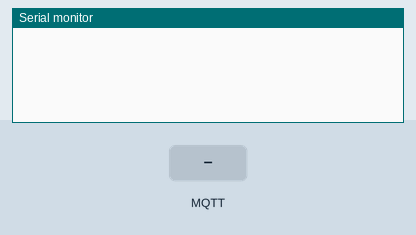
Recording of a sketch running on a simulated Arduino Uno, built with avr-gcc and run on an emulated ATmega328P. On the bench: the last lines printed to the serial monitor. Inputs (shaded band) come from the test bench. No MQTT or app messages arrive unless stated.

Above: at 2.3 s.
2.4 s: MQTT message "1" arrives on the first subscribed topic
At 3.5 s:
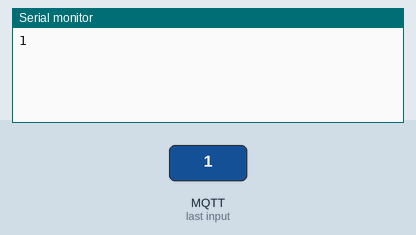
3.9 s: MQTT message "on" arrives on the first subscribed topic
At 4.7 s:
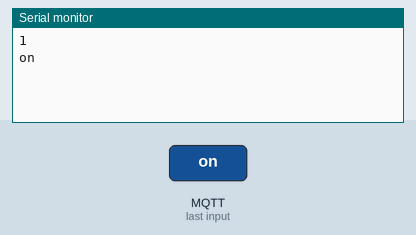
5.4 s: MQTT message "off" arrives on the first subscribed topic
At 5.8 s:
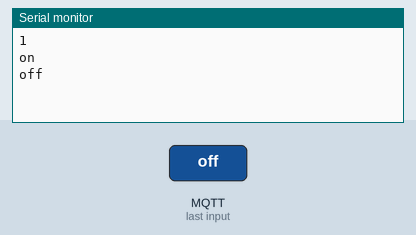
6.9 s: MQTT message "1" arrives on the second subscribed topic
At 8.1 s:
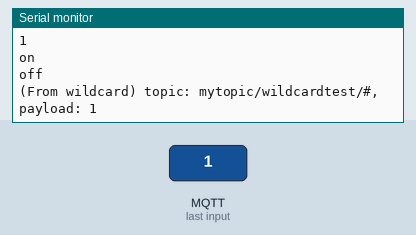
8.4 s: MQTT message "on" arrives on the second subscribed topic
At 9.3 s:
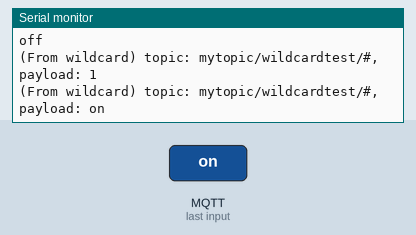
9.9 s: MQTT message "off" arrives on the second subscribed topic
At 10.4 s:
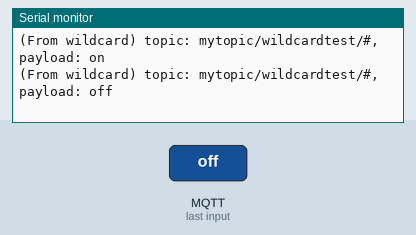

The sketch:

product_manager_connected.ino
```cpp
/*
  SimpleMQTTClient.ino
  The purpose of this exemple is to illustrate a simple handling of MQTT and Wifi connection.
  Once it connects successfully to a Wifi network and a MQTT broker, it subscribe to a topic and send a message to it.
  It will also send a message delayed 5 seconds later.
*/

#include "EspMQTTClient.h"

EspMQTTClient client(
  "HOME",
  "ButGoogle1",
  "192.168.1.111",  // MQTT Broker server ip
  "TestClient",     // Client name that uniquely identify your device
  1883              // The MQTT port, default to 1883. this line can be omitted
);

void setup()
{
  Serial.begin(115200);

  // Optional functionalities of EspMQTTClient
  client.enableDebuggingMessages(); // Enable debugging messages sent to serial output
  client.enableHTTPWebUpdater(); // Enable the web updater. User and password default to values of MQTTUsername and MQTTPassword. These can be overridded with enableHTTPWebUpdater("user", "password").
  client.enableOTA(); // Enable OTA (Over The Air) updates. Password defaults to MQTTPassword. Port is the default OTA port. Can be overridden with enableOTA("password", port).
  client.enableLastWillMessage("TestClient/lastwill", "I am going offline");  // You can activate the retain flag by setting the third parameter to true
}

// This function is called once everything is connected (Wifi and MQTT)
// WARNING : YOU MUST IMPLEMENT IT IF YOU USE EspMQTTClient
void onConnectionEstablished()
{
  // Subscribe to "mytopic/test" and display received message to Serial
  client.subscribe("mytopic/test", [](const String & payload) {
    Serial.println(payload);
  });

  // Subscribe to "mytopic/wildcardtest/#" and display received message to Serial
  client.subscribe("mytopic/wildcardtest/#", [](const String & topic, const String & payload) {
    Serial.println("(From wildcard) topic: " + topic + ", payload: " + payload);
  });

  // Publish a message to "mytopic/test"
  client.publish("mytopic/test", "This is a message"); // You can activate the retain flag by setting the third parameter to true

  // Execute delayed instructions
  client.executeDelayed(5 * 1000, []() {
    client.publish("mytopic/wildcardtest/test123", "This is a message sent 5 seconds later");
  });
}

void loop()
{
  client.loop();
}
```

Measured:
- after the input at 2.4 s, the serial monitor: prints a new line at once (image 1)
- after the input at 3.9 s, the serial monitor: prints a new line at once (image 2)
- after the input at 5.4 s, the serial monitor: prints a new line at once (image 3)
- after the input at 6.9 s, the serial monitor: prints a new line at once (image 4)
- after the input at 8.4 s, the serial monitor: prints a new line at once (image 5)
- after the input at 9.9 s, the serial monitor: prints a new line at once (image 6)
